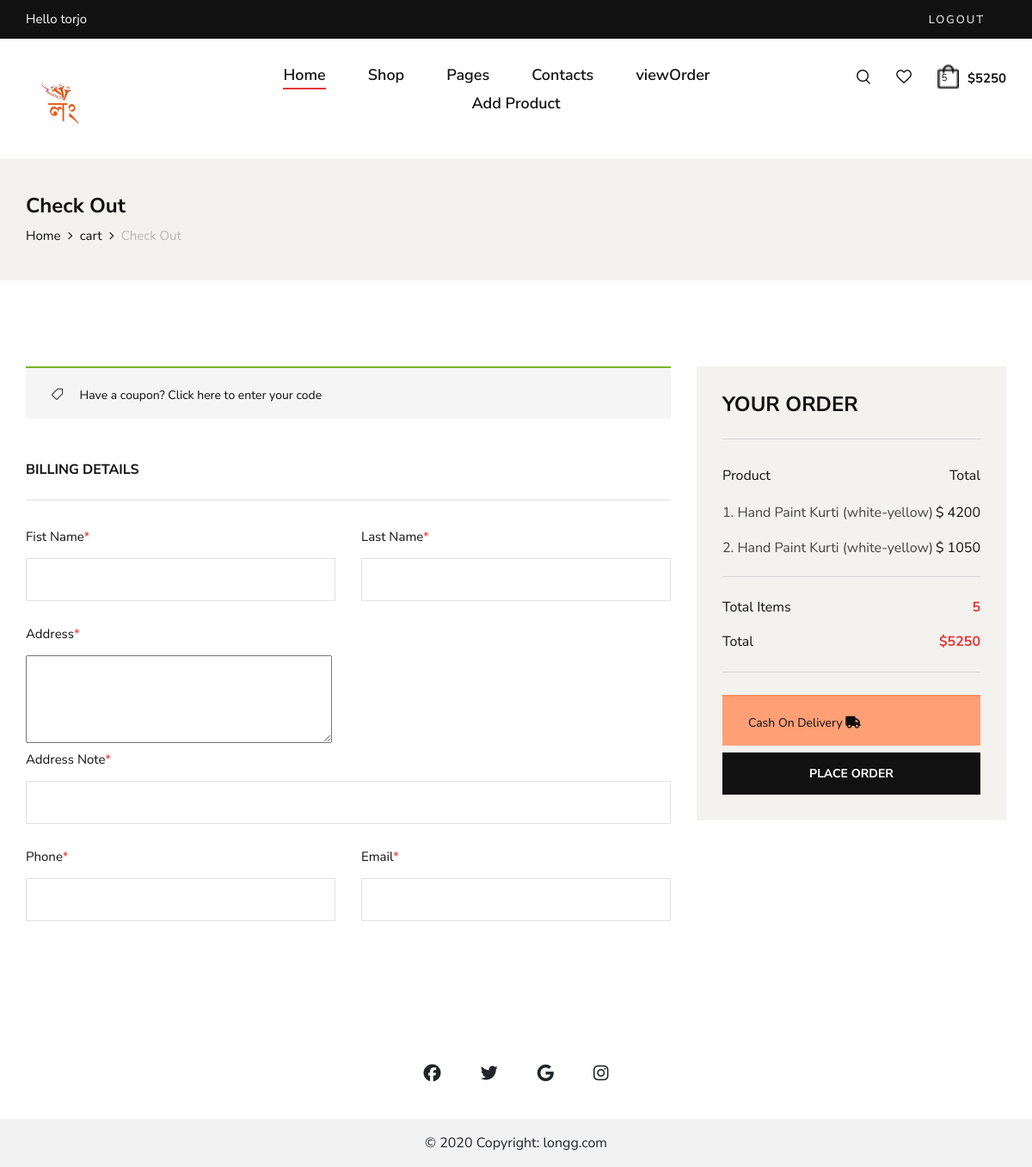
Page /checkout/ (signed in) on the earlier database version.
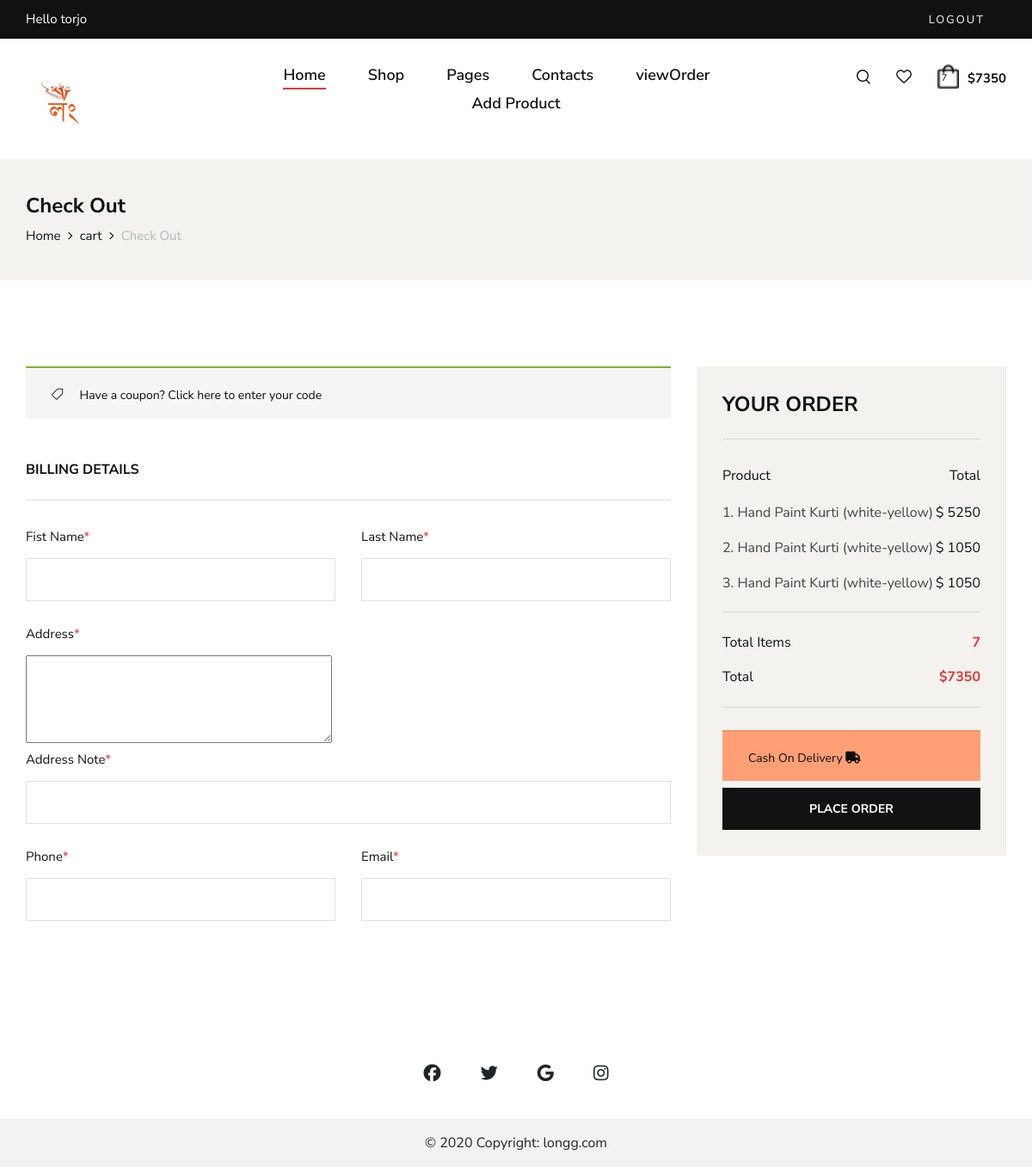
Same page on the later database version.
### shop/models.py (models this page shows, shortened)
class Order(models.Model):
    STATUS_CHOICES = [
        ('not_confirm','not_confirm'),
        ('Pending', 'Pending'),
        ('Processing', 'Processing'),
        ('Shipped', 'Shipped'),
        ('Delivered', 'Delivered'),
        ('Cancelled', 'Cancelled'),
    ]
    user=models.ForeignKey(UserProfile,on_delete=models.SET_NULL,null=True)
    status = models.CharField(max_length=20, choices=STATUS_CHOICES, default='Pending')
    items = models.ManyToManyField('Product', through='OrderItem')
    created_at=models.DateTimeField(default=now,blank=True)
    complete=models.BooleanField(default=False,blank=True)
    order_id=models.CharField(max_length=20,null=True,blank=True)
    coupon=models.BooleanField(default=False,null=True,blank=True)
    coupon_percentange=models.PositiveIntegerField(default=0,null=True,blank=True)
    cancel_reason=models.TextField(null=True,blank=True)
    @property
    def get_total(self):
        order_items = OrderItem.objects.filter(order=self)
        total = sum(item.item_total for item in order_items)
        if self.coupon:
            total-=total*(self.coupon_percentange/100)
        return int(total)
    @property
    def total_items(self):
        order_items = OrderItem.objects.filter(order=self)
        total = sum(item.quantity for item in order_items)
        return total

class OrderItem(models.Model):
    product=models.ForeignKey(Product,on_delete=models.SET_NULL,null=True)
    quantity=models.IntegerField(default=0)
    order = models.ForeignKey(Order, related_name='order_items',null=True, on_delete=models.CASCADE)
    size=models.CharField(max_length=10,blank=True,null=True)
    @property
    def item_total(self):
        total=self.product.price*self.quantity
        return total

class Product(models.Model):
    name=models.CharField(max_length=100)
    product_code=models.CharField(max_length=100,null=True,blank=True)
    description=models.TextField(null=True,blank=True)
    price = models.IntegerField(default=0)
    productCategory = models.ManyToManyField(ProductCategory)
    image=models.ImageField(upload_to='product-image/',blank=True,null=True)
    image2=models.ImageField(upload_to='product-image/',blank=True,null=True)
    image3=models.ImageField(upload_to='product-image/',blank=True,null=True)
    image4=models.ImageField(upload_to='product-image/',blank=True,null=True)
    arrive_at=models.DateTimeField(default=now,blank=True)
    new_arrival=models.BooleanField(default=False,blank=True)
    tags = TaggableManager()
    in_stock=models.BooleanField(default=True,blank=True)

### shop/views.py (the view)
# urls.py: path('checkout/',checkout, name="checkout"),
def checkout(request):
    userProfile=get_user(request)
    print(userProfile)
    order,c=Order.objects.get_or_create(user=userProfile,complete=False)
    items=OrderItem.objects.filter(order=order)
    total=items.count()
    if request.method == 'POST':
        form = ShippingAddressForm(request.POST)
        if form.is_valid():
            shipping_address = form.save(commit=False)
            shipping_address.order=order
            shipping_address.save()
            print("shipping Address: ",shipping_address.id)
            order_id = int(datetime.datetime.now().timestamp())
            order.order_id=order_id
            order.complete=True
            order.status="Pending"
            order.save()
            return redirect('order_success',pk=shipping_address.id)
    else:
        form = ShippingAddressForm()
    context={
        'total':total,
        'items':items,
        'order':order,
        'form':form,
        'userProfile':userProfile
    }
    return render(request,'shop/checkout.html',context)

### shop/form.py
class ShippingAddressForm(forms.ModelForm):
    class Meta:
        model = ShippingAddress
        fields = ['first_name', 'last_name', 'address', 'address_note', 'phon', 'email']
    def __init__(self, *args, **kwargs):
        super(ShippingAddressForm, self).__init__(*args, **kwargs)
        self.fields['address'].widget = forms.Textarea(attrs={'rows': 4})

### shop/models.py (called while the page is built)
    def __str__(self):
        return str(self.user)

### shop/views.py (called while the page is built)
def get_user(request):
    user =None
    if request.user.is_authenticated:
        user=request.user
    else:
        u=create_anonymous_user(request)
        user,c=User.objects.get_or_create(username=u)
    try:
        userprofile, created = UserProfile.objects.get_or_create(user=user)
    except Exception as e:
        print(f"An error occurred: {str(e)}")
    return userprofile

### shop/templates/shop/checkout.html (shortened to what the changed rows need)
{% extends 'shop/main.html' %}
{% block body %}
    <section class="checkout spad">
        <div class="container">
            <form  method="post">
            <div class="checkout__form">
                    <div class="row">
                        <div class="col-lg-4 col-md-6">
                            <div class="checkout__order">
                                <ul class="checkout__total__products">
                                    {% for item in items %}
                                    <li>{{forloop.counter}}. {{item.product.name}}<span>$ {{item.item_total}}</span></li>
                                    {% endfor %}
                                </ul>
                                <ul class="checkout__total__all">
                                    <li>Total Items <span>{{order.total_items}}</span></li>
                                    <li>Total <span>${{order.get_total}}</span></li>
                                </ul>
                            </div>
                        </div>
                    </div>
                </form>
            </div>
    </section>
{% endblock %}

### shop/templates/shop/main.html (shortened to what the changed rows need)
<!DOCTYPE html>
{% load static %}
<html lang="zxx">
<head>
    <link rel="stylesheet" href="https://cdnjs.cloudflare.com/ajax/libs/font-awesome/6.5.1/css/all.min.css" />
    <link rel="stylesheet" href="{% static 'shop/css/bootstrap.min.css' %}" type="text/css">
    <link rel="stylesheet" href="{% static 'shop/css/font-awesome.min.css' %}" type="text/css">
    <link rel="stylesheet" href="{% static 'shop/css/elegant-icons.css' %}" type="text/css">
    <link rel="stylesheet" href="{% static 'shop/css/magnific-popup.css' %}" type="text/css">
    <link rel="stylesheet" href="{% static 'shop/css/nice-select.css' %}" type="text/css">
    <link rel="stylesheet" href="{% static 'shop/css/owl.carousel.min.css' %}" type="text/css">
    <link rel="stylesheet" href="{% static 'shop/css/slicknav.min.css' %}" type="text/css">
    <link rel="stylesheet" href="{% static 'shop/css/style.css' %}" type="text/css">
</head>
<body>
    <header class="header">
        <div class="container">
            <div class="row">
                <div class="col-lg-3 col-md-3">
                    <div class="header__nav__option">
                        <a href="#" class="search-switch"><img src="img/icon/search.png" alt=""></a>
                        <a href="#"><img src="img/icon/heart.png" alt=""></a>
                        <a href="{% url 'cart' %}"><img src="{% static 'shop/img/icon/cart.png' %}" width="25" alt=""> <span>{{order.total_items}}</span></a>
                        <div class="price">${{order.get_total}}</div>
                    </div>
                </div>
            </div>
        </div>
    </header>
	{% block body %}
    {% endblock %}
</body>
</html>

Differences in the rows shown:
changed through a linked row, Order: total_items "5" → "7"; get_total "5250" → "7350"
changed OrderItem (number 1 of 3 on the later page): item_total "4200" → "5250"
added OrderItem: product.name "Hand Paint Kurti (white-yellow)", item_total "1050"
